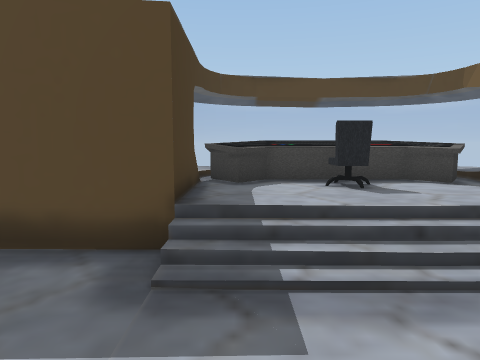
View 1 (above)

14 first-person views from a walk through a scene from a Unity 3-D project. The camera is 1.5 m above the floor, tilts 6° down and sees 70° across. The floor is counted in squares, 1 m on a side. Each view is taken from the middle of a square. On the plan, view 1 faces up. The plan holds only what a view shows up to about 16 squares ahead; the rest is blank. The place goes on beyond the plan. The player character is not drawn. Some animated figures are not drawn. Some surface patterns are stand-ins.

View 2
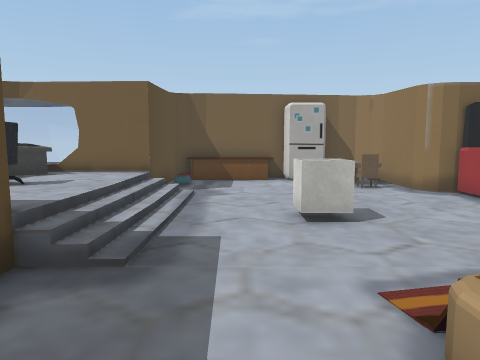

View 3
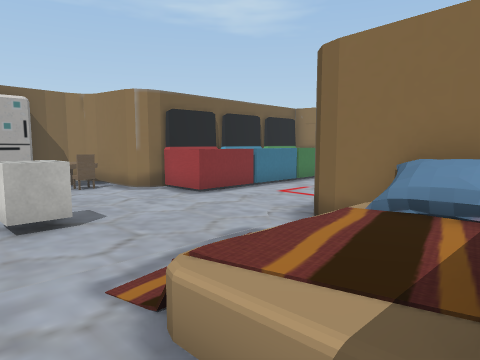

View 4
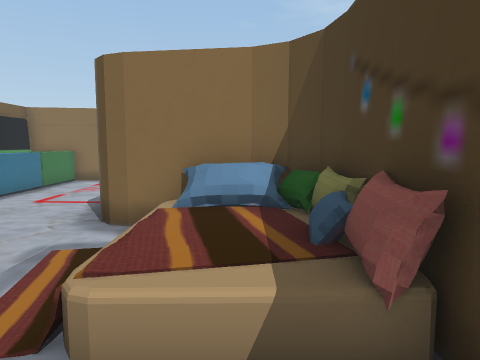

View 5
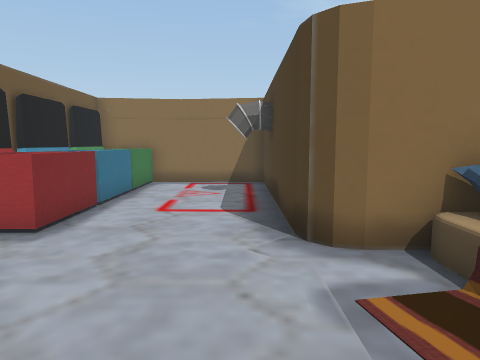

View 6
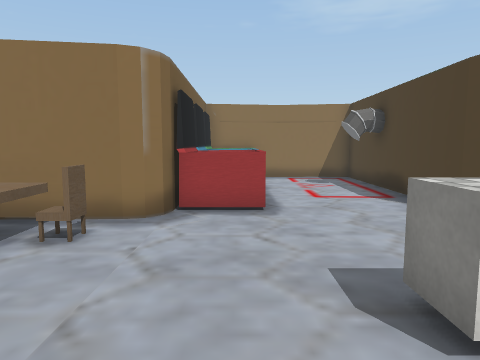

View 7
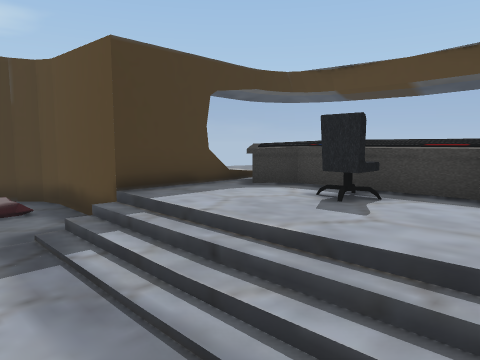

View 8
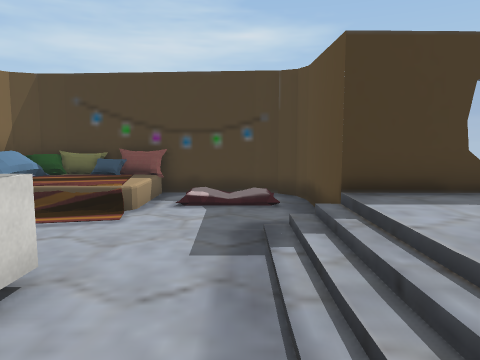

View 9
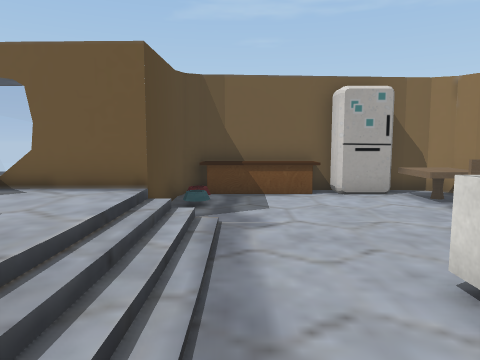

View 10
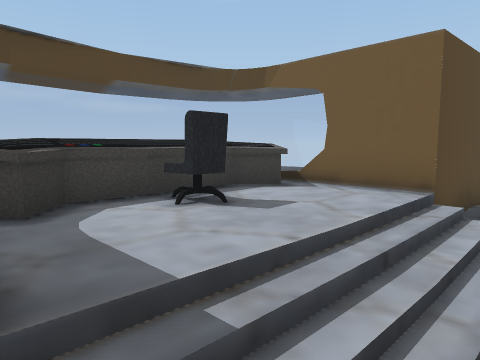

View 11
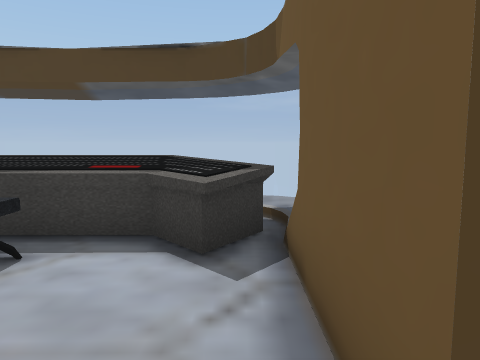

View 12
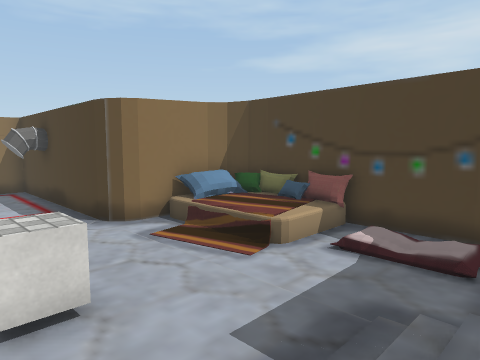

View 13
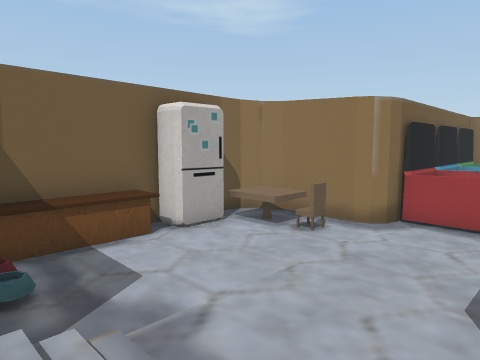

View 14
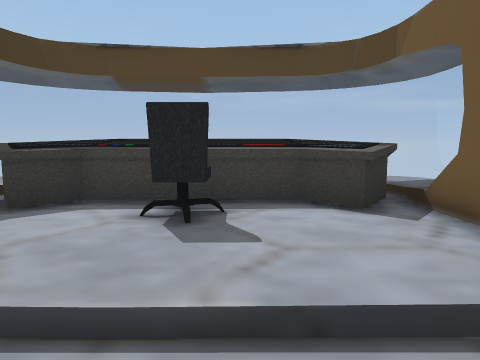

### Floor plan
Key: @ floor where view 1 was taken; # wall or solid block; x gap in a wall; . main floor; : floor 0.75 m higher than the main floor; / step, stairs or slope; = window, fence, low wall or low ledge; ^ raised ledge; O other object.
Columns run from 6 left of view 1 to 10 right of it. Each row starts with its distance up from view 1.
 10        ####=#
  9      =OOOOOO=
  8      =OOOOOO=
  7      #O:OO:O#
  6      #::::::#
  5  #####//////#####
  4 ##//.///////..O^#
  3 #.//...........^^
  2 #. ............^^
  1 #O......O......^#
  0 #OOO..@.O......O#
 -1 #OOO...........OO
 -2 #OOO.........O^^#
 -3 #OOO.........x^^#
 -4 ######......#####
 -5      #....==#
 -6      #....=##
 -7      #....###
 -8      #....=#
 -9      #....=#
-10      #....=#
-11      #....=#
-12      #....=#
-13      #######

Positions as (right, up) in squares from view 1, and headings:
1: (0, 0), facing up
2: (-5, 2), facing right
3: (-5, 2), facing down-right
4: (-4, 3), facing down
5: (0, 1), facing down
6: (4, 3), facing down
7: (5, 2), facing up-left
8: (5, 3), facing left
9: (-1, 3), facing right
10: (-1, 3), facing up-right
11: (5, 4), facing up
12: (3, 5), facing down-left
13: (2, 5), facing down-right
14: (3, 3), facing up
